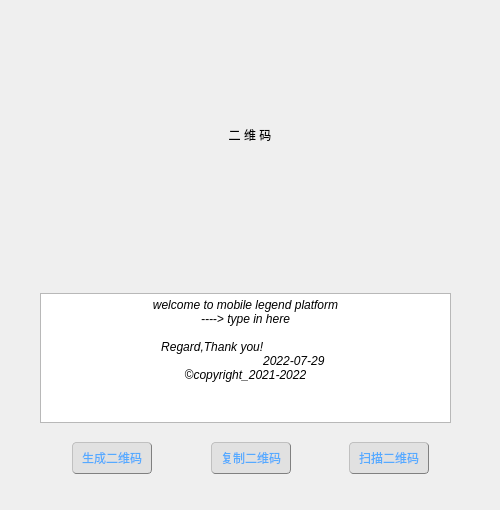
<?xml version="1.0" encoding="UTF-8"?>
<ui version="4.0">
 <class>Create_qrcode</class>
 <widget class="QMainWindow" name="Create_qrcode">
  <property name="geometry">
   <rect>
    <x>0</x>
    <y>0</y>
    <width>500</width>
    <height>510</height>
   </rect>
  </property>
  <property name="minimumSize">
   <size>
    <width>500</width>
    <height>510</height>
   </size>
  </property>
  <property name="maximumSize">
   <size>
    <width>500</width>
    <height>510</height>
   </size>
  </property>
  <property name="windowTitle">
   <string>mobile legend</string>
  </property>
  <property name="windowIcon">
   <iconset resource="../../images.qrc">
    <normaloff>:/images/main_logo.ico</normaloff>:/images/main_logo.ico</iconset>
  </property>
  <property name="styleSheet">
   <string notr="true">QPushButton#generator_qrcode_pbtn,QPushButton#copy_pic_pbtn,QPushButton#qrcode_scan_pbtn{
background-color: rgb(225, 225, 225);
border:1px groove gray;
border-radius:4px;
padding:1px 4px;
border-style: outset;
color: rgb(85, 170, 255);
}

QPushButton#generator_qrcode_pbtn:hover,QPushButton#copy_pic_pbtn:hover,QPushButton#qrcode_scan_pbtn:hover{
background-color:rgb(229, 241, 251);
color: black;
}

QPushButton#generator_qrcode_pbtn:pressed,QPushButton#copy_pic_pbtn:pressed,QPushButton#qrcode_scan_pbtn:pressed{
background-color:rgb(204, 228, 247);
border-style: inset;
}</string>
  </property>
  <widget class="QWidget" name="centralwidget">
   <widget class="QLabel" name="label">
    <property name="geometry">
     <rect>
      <x>125</x>
      <y>10</y>
      <width>250</width>
      <height>250</height>
     </rect>
    </property>
    <property name="minimumSize">
     <size>
      <width>250</width>
      <height>250</height>
     </size>
    </property>
    <property name="maximumSize">
     <size>
      <width>250</width>
      <height>250</height>
     </size>
    </property>
    <property name="text">
     <string>二 维 码</string>
    </property>
    <property name="alignment">
     <set>Qt::AlignCenter</set>
    </property>
   </widget>
   <widget class="QWidget" name="widget_2" native="true">
    <property name="geometry">
     <rect>
      <x>40</x>
      <y>282</y>
      <width>411</width>
      <height>152</height>
     </rect>
    </property>
    <layout class="QHBoxLayout" name="horizontalLayout_2">
     <item>
      <widget class="QTextEdit" name="qrcode_texEdit">
       <property name="minimumSize">
        <size>
         <width>0</width>
         <height>130</height>
        </size>
       </property>
       <property name="maximumSize">
        <size>
         <width>16777215</width>
         <height>130</height>
        </size>
       </property>
       <property name="html">
        <string>&lt;!DOCTYPE HTML PUBLIC &quot;-//W3C//DTD HTML 4.0//EN&quot; &quot;http://www.w3.org/TR/REC-html40/strict.dtd&quot;&gt;
&lt;html&gt;&lt;head&gt;&lt;meta name=&quot;qrichtext&quot; content=&quot;1&quot; /&gt;&lt;meta charset=&quot;utf-8&quot; /&gt;&lt;style type=&quot;text/css&quot;&gt;
p, li { white-space: pre-wrap; }
hr { height: 1px; border-width: 0; }
&lt;/style&gt;&lt;/head&gt;&lt;body style=&quot; font-family:'Microsoft YaHei UI'; font-size:9pt; font-weight:400; font-style:normal;&quot;&gt;
&lt;p align=&quot;center&quot; style=&quot; margin-top:0px; margin-bottom:0px; margin-left:0px; margin-right:0px; -qt-block-indent:0; text-indent:0px;&quot;&gt;&lt;span style=&quot; font-style:italic;&quot;&gt;welcome to mobile legend platform&lt;/span&gt;&lt;/p&gt;
&lt;p align=&quot;center&quot; style=&quot; margin-top:0px; margin-bottom:0px; margin-left:0px; margin-right:0px; -qt-block-indent:0; text-indent:0px;&quot;&gt;&lt;span style=&quot; font-style:italic;&quot;&gt;----&amp;gt; type in here&lt;/span&gt;&lt;/p&gt;
&lt;p align=&quot;center&quot; style=&quot;-qt-paragraph-type:empty; margin-top:0px; margin-bottom:0px; margin-left:0px; margin-right:0px; -qt-block-indent:0; text-indent:0px; font-style:italic;&quot;&gt;&lt;br /&gt;&lt;/p&gt;
&lt;p align=&quot;center&quot; style=&quot; margin-top:0px; margin-bottom:0px; margin-left:0px; margin-right:0px; -qt-block-indent:0; text-indent:0px;&quot;&gt;&lt;span style=&quot; font-style:italic;&quot;&gt;     Regard,Thank you!                         &lt;/span&gt;&lt;/p&gt;
&lt;p align=&quot;center&quot; style=&quot; margin-top:0px; margin-bottom:0px; margin-left:0px; margin-right:0px; -qt-block-indent:0; text-indent:0px;&quot;&gt;&lt;span style=&quot; font-style:italic;&quot;&gt;                             2022-07-29&lt;/span&gt;&lt;/p&gt;
&lt;p align=&quot;center&quot; style=&quot; margin-top:0px; margin-bottom:0px; margin-left:0px; margin-right:0px; -qt-block-indent:0; text-indent:0px;&quot;&gt;&lt;span style=&quot; font-style:italic;&quot;&gt;©copyright_2021-2022&lt;/span&gt;&lt;/p&gt;&lt;/body&gt;&lt;/html&gt;</string>
       </property>
      </widget>
     </item>
    </layout>
   </widget>
   <widget class="QWidget" name="widget" native="true">
    <property name="geometry">
     <rect>
      <x>20</x>
      <y>438</y>
      <width>461</width>
      <height>41</height>
     </rect>
    </property>
    <layout class="QHBoxLayout" name="horizontalLayout">
     <property name="spacing">
      <number>6</number>
     </property>
     <property name="leftMargin">
      <number>0</number>
     </property>
     <property name="topMargin">
      <number>0</number>
     </property>
     <property name="rightMargin">
      <number>0</number>
     </property>
     <property name="bottomMargin">
      <number>0</number>
     </property>
     <item>
      <spacer name="horizontalSpacer">
       <property name="orientation">
        <enum>Qt::Horizontal</enum>
       </property>
       <property name="sizeHint" stdset="0">
        <size>
         <width>40</width>
         <height>20</height>
        </size>
       </property>
      </spacer>
     </item>
     <item>
      <widget class="QPushButton" name="generator_qrcode_pbtn">
       <property name="minimumSize">
        <size>
         <width>80</width>
         <height>32</height>
        </size>
       </property>
       <property name="maximumSize">
        <size>
         <width>80</width>
         <height>32</height>
        </size>
       </property>
       <property name="text">
        <string>生成二维码</string>
       </property>
      </widget>
     </item>
     <item>
      <spacer name="horizontalSpacer_5">
       <property name="orientation">
        <enum>Qt::Horizontal</enum>
       </property>
       <property name="sizeHint" stdset="0">
        <size>
         <width>40</width>
         <height>20</height>
        </size>
       </property>
      </spacer>
     </item>
     <item>
      <widget class="QPushButton" name="copy_pic_pbtn">
       <property name="minimumSize">
        <size>
         <width>80</width>
         <height>32</height>
        </size>
       </property>
       <property name="maximumSize">
        <size>
         <width>80</width>
         <height>32</height>
        </size>
       </property>
       <property name="sizeIncrement">
        <size>
         <width>100</width>
         <height>32</height>
        </size>
       </property>
       <property name="text">
        <string>复制二维码</string>
       </property>
      </widget>
     </item>
     <item>
      <spacer name="horizontalSpacer_3">
       <property name="orientation">
        <enum>Qt::Horizontal</enum>
       </property>
       <property name="sizeHint" stdset="0">
        <size>
         <width>40</width>
         <height>20</height>
        </size>
       </property>
      </spacer>
     </item>
     <item>
      <widget class="QPushButton" name="qrcode_scan_pbtn">
       <property name="minimumSize">
        <size>
         <width>80</width>
         <height>32</height>
        </size>
       </property>
       <property name="maximumSize">
        <size>
         <width>80</width>
         <height>32</height>
        </size>
       </property>
       <property name="text">
        <string>扫描二维码</string>
       </property>
      </widget>
     </item>
     <item>
      <spacer name="horizontalSpacer_2">
       <property name="orientation">
        <enum>Qt::Horizontal</enum>
       </property>
       <property name="sizeHint" stdset="0">
        <size>
         <width>40</width>
         <height>20</height>
        </size>
       </property>
      </spacer>
     </item>
    </layout>
   </widget>
  </widget>
 </widget>
 <resources>
  <include location="../../images.qrc"/>
 </resources>
 <connections/>
</ui>
